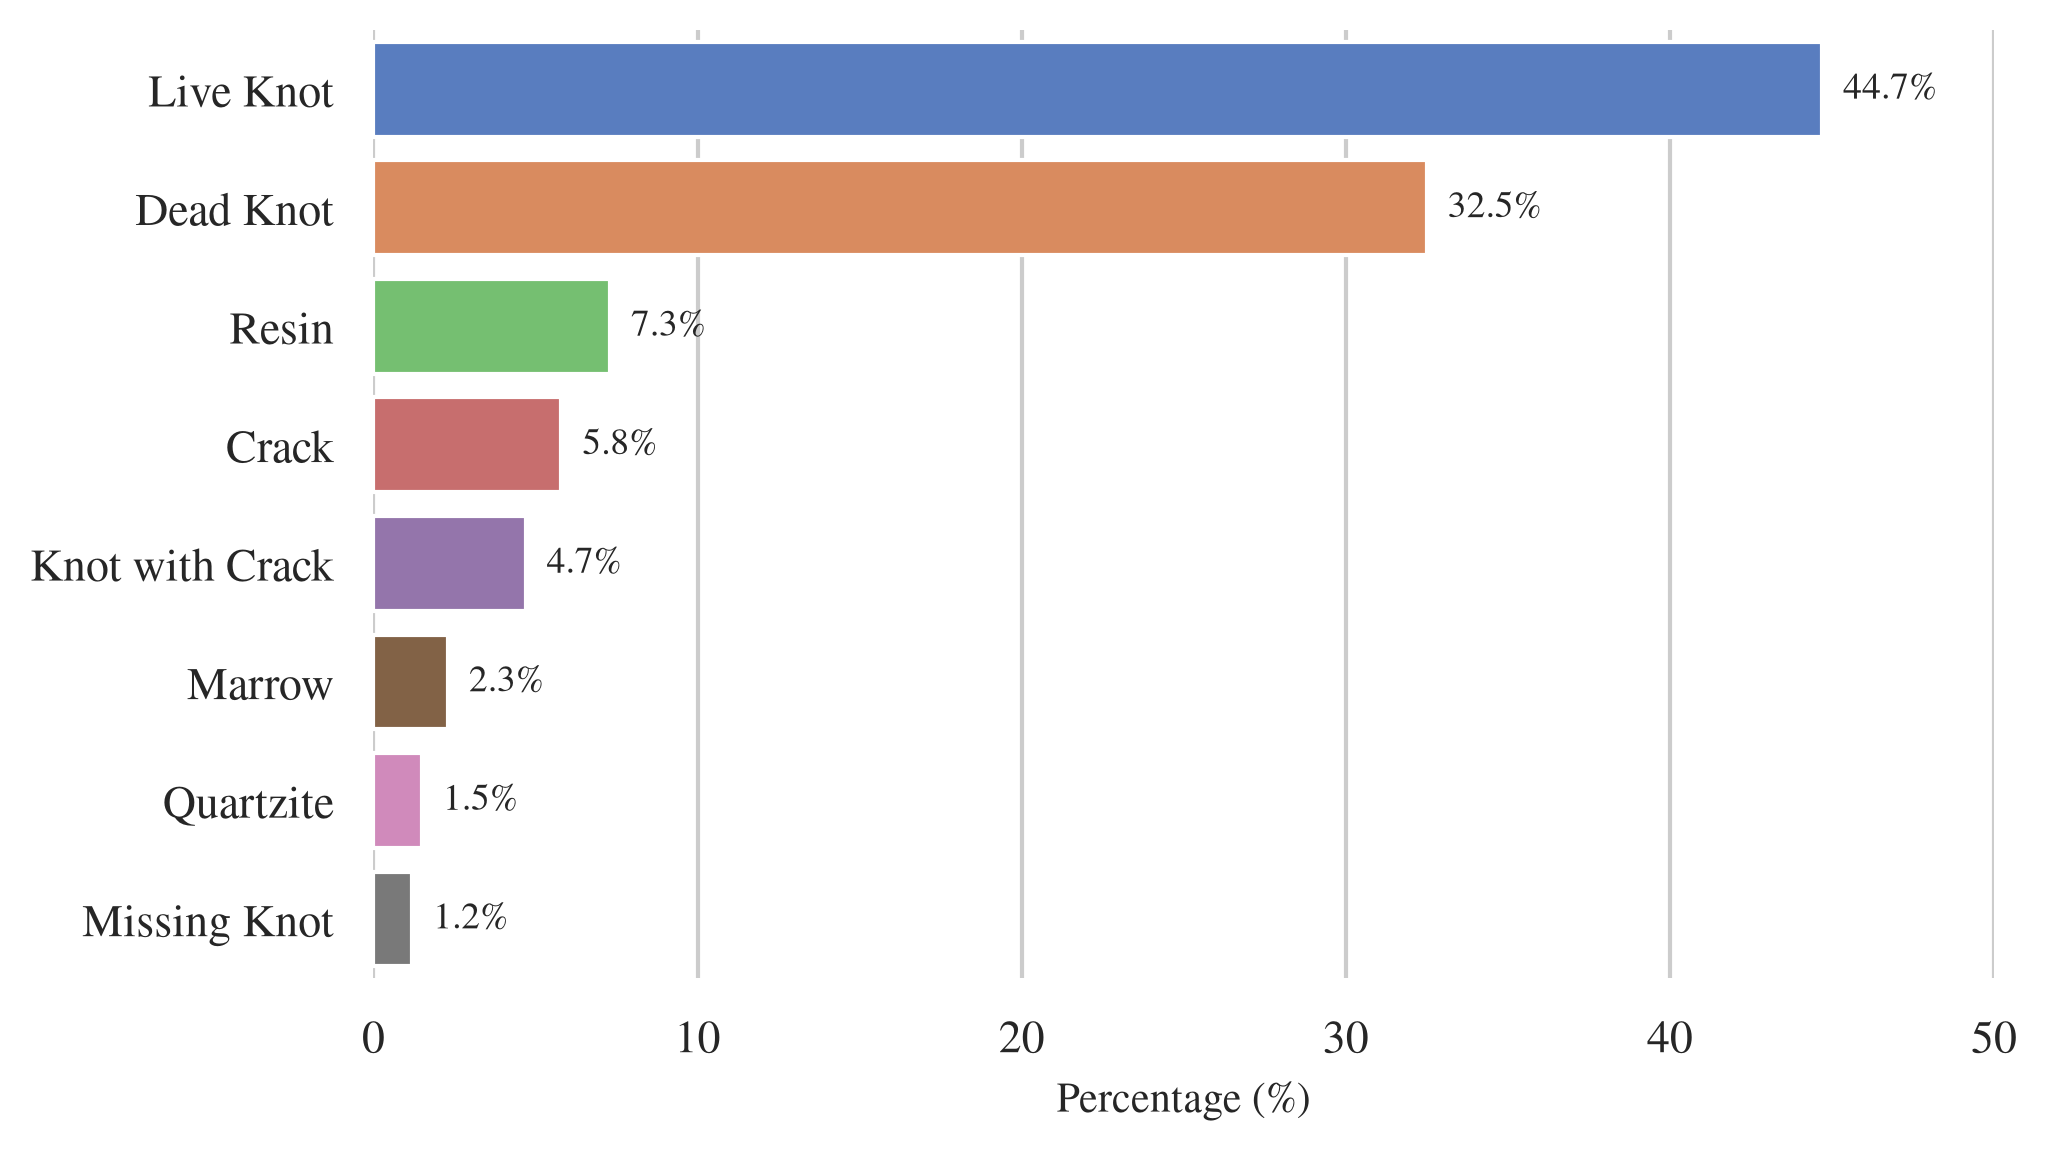

Reproduce this figure in Python.
import json
import os
import subprocess
import sys
from pathlib import Path

import matplotlib.pyplot as plt
import pandas as pd
import seaborn as sns
from matplotlib import font_manager

PROJECT_ROOT = Path(__file__).resolve().parents[4]
if str(PROJECT_ROOT) not in sys.path:
    sys.path.insert(0, str(PROJECT_ROOT))

from src.constants import display_name  # noqa: E402

STATS_FILE = Path(os.environ.get("STATS_JSON", PROJECT_ROOT / "partials" / "s1_prepare" / "explore_stats.json"))

sns.set_theme(style="whitegrid")

try:
    font_path = subprocess.check_output(["fc-match", "-f", "%{file}", "XITS"]).decode().strip()
    font_manager.fontManager.addfont(font_path)
    plt.rcParams["font.family"] = "XITS"
except Exception as e:
    print(f"Warning: Could not load XITS font. Using default. Error: {e}")

if STATS_FILE.exists():
    with open(STATS_FILE, encoding="utf-8") as f:
        stats = json.load(f)
    class_counts = stats.get("class_counts", {})
    total = sum(class_counts.values())
    sorted_items = sorted(class_counts.items(), key=lambda x: x[1], reverse=True)
    classes = [display_name(k) for k, _ in sorted_items]
    percentages = [round((v / total) * 100, 1) for _, v in sorted_items]
else:
    classes = [
        display_name("Live_Knot"),
        display_name("Dead_Knot"),
        display_name("resin"),
        display_name("knot_with_crack"),
        display_name("Crack"),
        display_name("Marrow"),
        display_name("Quartzity"),
        display_name("Knot_missing"),
    ]
    percentages = [44.7, 32.5, 7.3, 5.8, 4.7, 2.3, 1.5, 1.2]

data = pd.DataFrame({"Class": classes, "Percentage": percentages})

fig, ax = plt.subplots(figsize=(7, 4))

sns.barplot(
    data=data,
    x="Percentage",
    y="Class",
    hue="Class",
    palette="muted",
    legend=False,
    ax=ax,
)

for container in ax.containers:
    ax.bar_label(container, fmt="%.1f%%", padding=5, fontsize=9)

ax.set_xlabel("Percentage (%)", fontsize=10)
ax.set_ylabel("")
ax.set_xlim(0, 50)
sns.despine(left=True, bottom=True)

plt.tight_layout()

svg_out = PROJECT_ROOT / "paper" / "latex" / "figures" / "dataset" / "barchart_classes.svg"
png_out = PROJECT_ROOT / "paper" / "latex" / "figures" / "dataset" / "barchart_classes.png"

plt.savefig(svg_out, bbox_inches="tight")
plt.savefig(png_out, dpi=300, bbox_inches="tight")
print(f"Saved barchart to {svg_out} and {png_out}")
